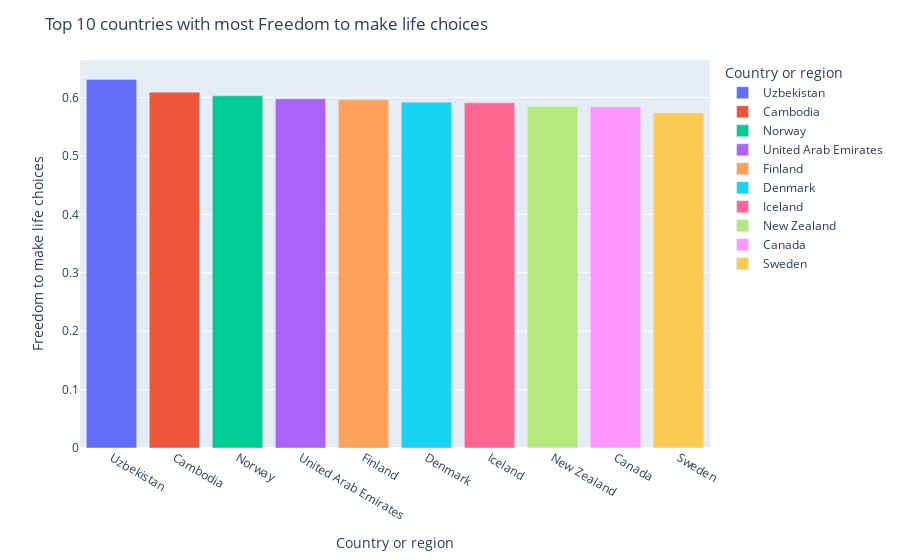

Notebook code for this chart:
### Markdown cell above
Now I want to give a category to each country as High,Mid and Low according to their happiness scores.Thus we have to find out the bound in which these categories shall lie in.

### Code cell
data = happy.loc[:,['Country or region','Freedom to make life choices']]

datasort = data.sort_values(ascending=False, by='Freedom to make life choices').head(10)

fig = px.bar(datasort, 
             x='Country or region', 
             y='Freedom to make life choices',
             color="Country or region")

fig.update_layout(title_text='Top 10 countries with most Freedom to make life choices')
fig.show()

### Figure 1 — Plotly figure (JSON) as saved in the notebook; plotly's stock layout.template omitted (floating-point values rounded to 4 significant figures)
{"data": [{"alignmentgroup": "True", "hovertemplate": "Country or region=%{x}<br>Freedom to make life choices=%{y}<extra></extra>", "legendgroup": "Uzbekistan", "marker": {"color": "#636efa", "pattern": {"shape": ""}}, "name": "Uzbekistan", "offsetgroup": "Uzbekistan", "orientation": "v", "showlegend": true, "textposition": "auto", "type": "bar", "x": ["Uzbekistan"], "xaxis": "x", "y": [0.631], "yaxis": "y"}, {"alignmentgroup": "True", "hovertemplate": "Country or region=%{x}<br>Freedom to make life choices=%{y}<extra></extra>", "legendgroup": "Cambodia", "marker": {"color": "#EF553B", "pattern": {"shape": ""}}, "name": "Cambodia", "offsetgroup": "Cambodia", "orientation": "v", "showlegend": true, "textposition": "auto", "type": "bar", "x": ["Cambodia"], "xaxis": "x", "y": [0.609], "yaxis": "y"}, {"alignmentgroup": "True", "hovertemplate": "Country or region=%{x}<br>Freedom to make life choices=%{y}<extra></extra>", "legendgroup": "Norway", "marker": {"color": "#00cc96", "pattern": {"shape": ""}}, "name": "Norway", "offsetgroup": "Norway", "orientation": "v", "showlegend": true, "textposition": "auto", "type": "bar", "x": ["Norway"], "xaxis": "x", "y": [0.603], "yaxis": "y"}, {"alignmentgroup": "True", "hovertemplate": "Country or region=%{x}<br>Freedom to make life choices=%{y}<extra></extra>", "legendgroup": "United Arab Emirates", "marker": {"color": "#ab63fa", "pattern": {"shape": ""}}, "name": "United Arab Emirates", "offsetgroup": "United Arab Emirates", "orientation": "v", "showlegend": true, "textposition": "auto", "type": "bar", "x": ["United Arab Emirates"], "xaxis": "x", "y": [0.598], "yaxis": "y"}, {"alignmentgroup": "True", "hovertemplate": "Country or region=%{x}<br>Freedom to make life choices=%{y}<extra></extra>", "legendgroup": "Finland", "marker": {"color": "#FFA15A", "pattern": {"shape": ""}}, "name": "Finland", "offsetgroup": "Finland", "orientation": "v", "showlegend": true, "textposition": "auto", "type": "bar", "x": ["Finland"], "xaxis": "x", "y": [0.596], "yaxis": "y"}, {"alignmentgroup": "True", "hovertemplate": "Country or region=%{x}<br>Freedom to make life choices=%{y}<extra></extra>", "legendgroup": "Denmark", "marker": {"color": "#19d3f3", "pattern": {"shape": ""}}, "name": "Denmark", "offsetgroup": "Denmark", "orientation": "v", "showlegend": true, "textposition": "auto", "type": "bar", "x": ["Denmark"], "xaxis": "x", "y": [0.592], "yaxis": "y"}, {"alignmentgroup": "True", "hovertemplate": "Country or region=%{x}<br>Freedom to make life choices=%{y}<extra></extra>", "legendgroup": "Iceland", "marker": {"color": "#FF6692", "pattern": {"shape": ""}}, "name": "Iceland", "offsetgroup": "Iceland", "orientation": "v", "showlegend": true, "textposition": "auto", "type": "bar", "x": ["Iceland"], "xaxis": "x", "y": [0.591], "yaxis": "y"}, {"alignmentgroup": "True", "hovertemplate": "Country or region=%{x}<br>Freedom to make life choices=%{y}<extra></extra>", "legendgroup": "New Zealand", "marker": {"color": "#B6E880", "pattern": {"shape": ""}}, "name": "New Zealand", "offsetgroup": "New Zealand", "orientation": "v", "showlegend": true, "textposition": "auto", "type": "bar", "x": ["New Zealand"], "xaxis": "x", "y": [0.585], "yaxis": "y"}, {"alignmentgroup": "True", "hovertemplate": "Country or region=%{x}<br>Freedom to make life choices=%{y}<extra></extra>", "legendgroup": "Canada", "marker": {"color": "#FF97FF", "pattern": {"shape": ""}}, "name": "Canada", "offsetgroup": "Canada", "orientation": "v", "showlegend": true, "textposition": "auto", "type": "bar", "x": ["Canada"], "xaxis": "x", "y": [0.584], "yaxis": "y"}, {"alignmentgroup": "True", "hovertemplate": "Country or region=%{x}<br>Freedom to make life choices=%{y}<extra></extra>", "legendgroup": "Sweden", "marker": {"color": "#FECB52", "pattern": {"shape": ""}}, "name": "Sweden", "offsetgroup": "Sweden", "orientation": "v", "showlegend": true, "textposition": "auto", "type": "bar", "x": ["Sweden"], "xaxis": "x", "y": [0.574], "yaxis": "y"}], "layout": {"barmode": "relative", "legend": {"title": {"text": "Country or region"}, "tracegroupgap": 0}, "margin": {"t": 60}, "title": {"text": "Top 10 countries with most Freedom to make life choices"}, "xaxis": {"anchor": "y", "categoryarray": ["Uzbekistan", "Cambodia", "Norway", "United Arab Emirates", "Finland", "Denmark", "Iceland", "New Zealand", "Canada", "Sweden"], "categoryorder": "array", "domain": [0, 1], "title": {"text": "Country or region"}}, "yaxis": {"anchor": "x", "domain": [0, 1], "title": {"text": "Freedom to make life choices"}}}}
